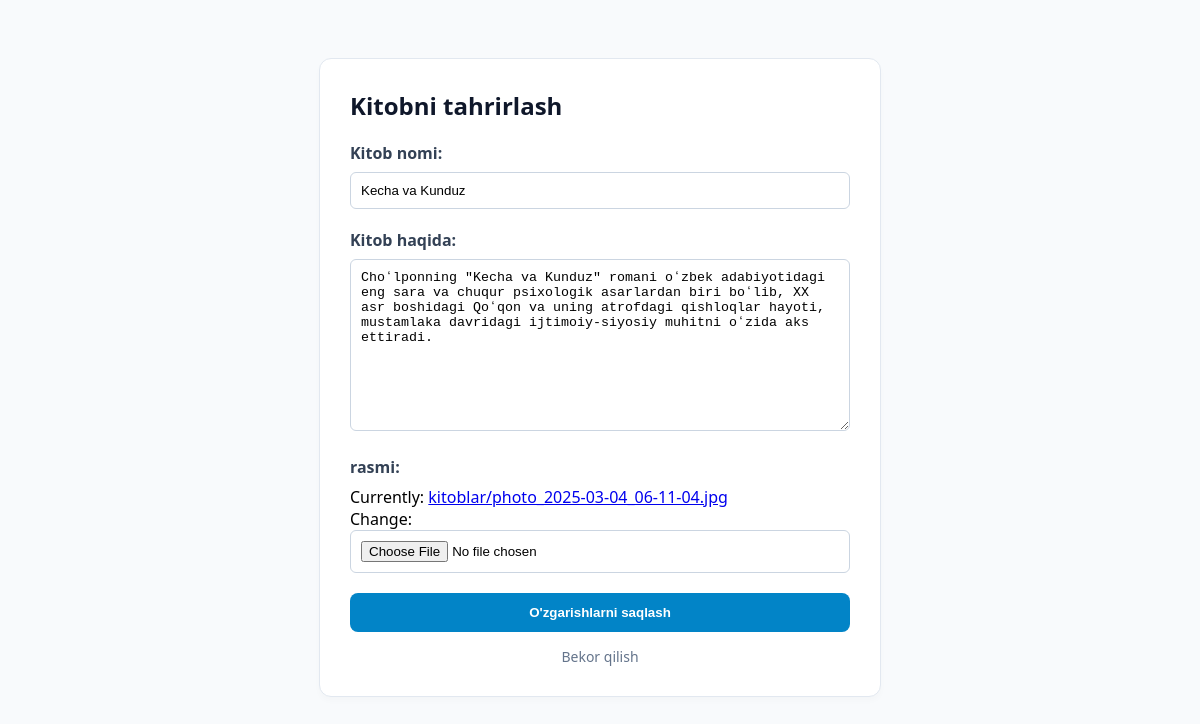
The app's page /update/1/ with its own data.
### books/models.py (models this page shows, shortened)
class Book(models.Model):
    title = models.CharField(max_length=100)
    context = models.TextField()
    image = models.ImageField(upload_to='kitoblar/')
    created_at = models.DateField(auto_now_add=True)

### books/views.py (the view)
# urls.py: path('update/<int:id>/',views.update_book,name='update'),
def update_book(request, id):
    book = get_object_or_404(Book, id=id)
    if request.method == 'POST':
        form = BookForm(request.POST, request.FILES, instance=book)
        if form.is_valid():
            form.save()
            return redirect('books')
    else:
        form = BookForm(instance=book)
    return render(request, 'update_book.html', {"form": form})

### books/forms.py (shortened to what this page needs)
class BookForm(forms.ModelForm):
    class Meta:
        model = Book
        fields = ["title","context","image"]
        labels = {"title":"Kitob nomi", "context":"Kitob haqida", "image":"rasmi"}

### books/templates/update_book.html (shortened to what this page needs)
<!DOCTYPE html>
<html lang="uz">
<head>
</head>
<body>
    <div class="form-container">
        <h2>Kitobni tahrirlash</h2>
        <form method="post" enctype="multipart/form-data">
            {{ form.as_p }}
            <button type="submit" class="btn">O'zgarishlarni saqlash</button>
        </form>
        <a href="{% url 'books' %}" class="back">Bekor qilish</a>
    </div>
</body>
</html>

### books/templates/update_book.html (style rules this page uses)
body { font-family: 'Segoe UI', Tahoma, Geneva, Verdana, sans-serif; background-color: #f8fafc; padding: 50px 20px; }
.form-container { max-width: 500px; margin: 0 auto; background: white; padding: 30px; border-radius: 12px; border: 1px solid #e2e8f0; box-shadow: 0 4px 6px rgba(0,0,0,0.02); }
h2 { margin-top: 0; color: #0f172a; }
form p { margin-bottom: 20px; }
form label { display: block; margin-bottom: 8px; font-weight: 600; color: #334155; }
form input, form textarea, form select { width: 100%; padding: 10px; border: 1px solid #cbd5e1; border-radius: 6px; box-sizing: border-box; }
.btn { background-color: #0284c7; color: white; padding: 12px 20px; border: none; border-radius: 8px; cursor: pointer; font-weight: 600; width: 100%; }
.back { display: block; text-align: center; margin-top: 15px; color: #64748b; text-decoration: none; font-size: 14px; }

### records on screen
Book: title "Kecha va Kunduz", context "Choʻlponning \"Kecha va Kunduz\" romani oʻzbek adabiyotidagi eng sara va chuqur psixologik asarlardan biri boʻlib, XX asr boshidagi Qoʻqon va uning atrofdagi qishloqlar hayoti, mustamlaka davridagi ijtimoiy-siyosiy muhitni oʻzida aks ettiradi."
